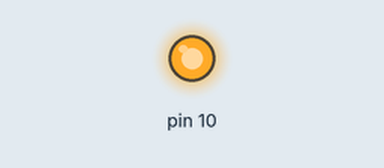
Simulated run of this sketch. Board: Arduino Uno, built with avr-gcc and run on an emulated ATmega328P. Shown: output pins drawn as LEDs (lit = HIGH).

Above: at 0.1 s.
Timing chart, 0 to 1.6 s (numbered marks = the images above):
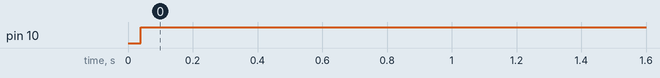

Measured:
- by itself, pin 10: LOW → HIGH at 0.04 s

The sketch:

sx1276_setup.ino
```cpp
#include <SPI.h>

// SX1276 registerlar
#define REG_FRF_MSB 0x06
#define REG_FRF_MID 0x07
#define REG_FRF_LSB 0x08
#define REG_OPMODE 0x01

// LoRa frekans ayarı için
#define LORA_FREQUENCY 915000000


void writeRegister(byte address, byte value) {
  digitalWrite(SS, LOW);
  SPI.transfer(address | 0x80);
  SPI.transfer(value);
  digitalWrite(SS, HIGH);
}

void setup() {

  SPI.begin();
  SPI.setBitOrder(MSBFIRST);
  SPI.setClockDivider(SPI_CLOCK_DIV2);
  SPI.setDataMode(SPI_MODE0);

  // frekans bandını ayarla
  byte msb = (LORA_FREQUENCY >> 16) & 0xFF;
  byte mid = (LORA_FREQUENCY >> 8) & 0xFF;
  byte lsb = LORA_FREQUENCY & 0xFF;
  writeRegister(REG_FRF_MSB, msb);
  writeRegister(REG_FRF_MID, mid);
  writeRegister(REG_FRF_LSB, lsb);

  // kanalı ayarla
  byte channel = 0;
  writeRegister(REG_OPMODE, channel << 4 | 0x80);
}

void loop() {

}
```
